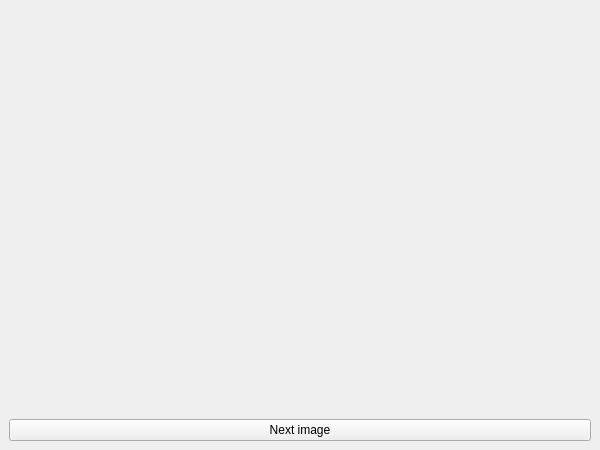
<?xml version="1.0" encoding="UTF-8"?>
<ui version="4.0">
 <class>MainWindow</class>
 <widget class="QMainWindow" name="MainWindow">
  <property name="geometry">
   <rect>
    <x>0</x>
    <y>0</y>
    <width>600</width>
    <height>450</height>
   </rect>
  </property>
  <property name="minimumSize">
   <size>
    <width>600</width>
    <height>450</height>
   </size>
  </property>
  <property name="maximumSize">
   <size>
    <width>600</width>
    <height>450</height>
   </size>
  </property>
  <property name="windowTitle">
   <string>MainWindow</string>
  </property>
  <widget class="QWidget" name="mainlayout">
   <layout class="QVBoxLayout" name="verticalLayout">
    <item>
     <widget class="QLabel" name="image">
      <property name="text">
       <string/>
      </property>
     </widget>
    </item>
    <item>
     <spacer name="spacer">
      <property name="orientation">
       <enum>Qt::Vertical</enum>
      </property>
      <property name="sizeHint" stdset="0">
       <size>
        <width>20</width>
        <height>40</height>
       </size>
      </property>
     </spacer>
    </item>
    <item>
     <widget class="QPushButton" name="next">
      <property name="text">
       <string>Next image</string>
      </property>
     </widget>
    </item>
   </layout>
  </widget>
 </widget>
 <resources/>
 <connections/>
</ui>
